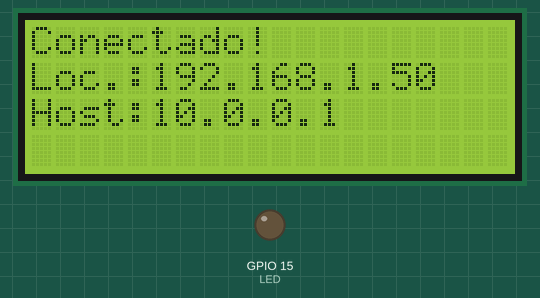
A sketch run on a simulated ESP32. Shown: 20×4 character LCD, output pins drawn as LEDs (lit = HIGH). WiFi joins after 1.5 s; servers stay silent unless stated; what the sketch prints to the serial monitor is not drawn.

Above: at 1.7 s.
At 2.7 s:
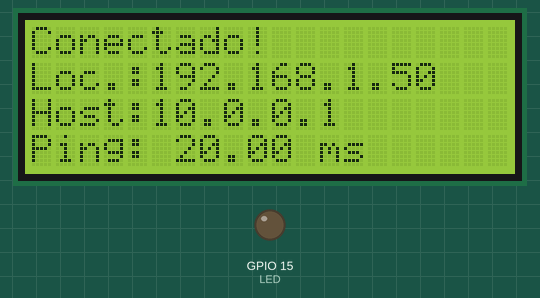

Measured:
- what the display in image 0 shows lasts 1.1 s, from 1.6 s to 2.7 s

The sketch:

ex22_ESP32_ping.ino
```cpp
/* VIGÉSIMO SEGUNDO EXEMPLO (ESP32 E PING)
   DANIEL RODRIGUES DE SOUSA 03/10/2024
   PROJETO DISPONÍVEL EM: https://wokwi.com/projects/481679856380836865 */

#include <WiFi.h>               // Inclui a biblioteca para gerenciamento da conexão Wi-Fi no ESP32
#include <ESPping.h>            // Inclui a biblioteca para envio de pacotes ICMP Echo Request (Ping)
#include <LiquidCrystal_I2C.h>  // Inclui a biblioteca para controle do display LCD via interface I2C

#define COLUNAS 20  // Define o número de colunas do display LCD
#define LINHAS  4   // Define o número de linhas do display LCD

#define LED     15  // Define o pino GPIO 15 conectado ao LED indicador

const char *ssid     = "Wokwi-GUEST";  // Define o nome (SSID) da rede Wi-Fi
const char *password = "";             // Define a senha da rede Wi-Fi (vazia para rede aberta)

bool flag_inicializacao = 0;  // Flag para alternância visual durante a tentativa de conexão Wi-Fi

LiquidCrystal_I2C lcd(0x27, COLUNAS, LINHAS);  // Instancia o objeto do display LCD 20x4 no endereço I2C 0x27

const char *host = "www.google.com";  // Define o nome de domínio (host) de destino para resolução DNS e Ping
IPAddress   ip;                       // Armazena o endereço IPv4 resolvido do servidor de destino

void setup()
{
  pinMode(LED, OUTPUT);           // Configura o pino do LED indicador como saída

  Serial.begin(115200);           // Inicializa a comunicação serial com taxa de 115200 bps

  lcd.init();                     // Inicializa a comunicação e os registradores do display LCD
  lcd.backlight();                // Liga a luz de fundo (backlight) do display LCD

  WiFi.begin(ssid, password);     // Inicia a tentativa de conexão com a rede Wi-Fi especificada

  while(WiFi.status() != WL_CONNECTED)          // Aguarda até que a conexão Wi-Fi seja estabelecida
  {
    delay(500);                                 // Aguarda 500 ms entre as verificações de estado da rede
    lcd.setCursor(0, 0);                        // Posiciona o cursor na coluna 0, linha 0 do display LCD
    if(flag_inicializacao)                      // Verifica o estado da flag para alternar o texto no LCD
    {
      lcd.print("Conectando...");               // Exibe a mensagem de conexão em andamento
    }
    else                                        // Caso contrário, apaga a linha para criar efeito de pisca
    {
      lcd.print("             ");               // Limpa os caracteres da mensagem anterior no display LCD
    }

    Serial.print(".");                          // Imprime um ponto no monitor serial indicando progresso
    flag_inicializacao = !flag_inicializacao;   // Inverte o estado lógico da flag de sinalização
  }

  Serial.println("\nConectado");  // Exibe confirmação de conexão Wi-Fi no monitor serial
  Serial.print("IP: ");           // Exibe o rótulo do endereço IP no monitor serial
  Serial.println(WiFi.localIP()); // Exibe o endereço IP local atribuído ao ESP32

  lcd.clear();                    // Limpa todos os caracteres do display LCD
  lcd.setCursor(0, 0);            // Posiciona o cursor na coluna 0, linha 0
  lcd.print("Conectado!");        // Exibe a confirmação de conexão no display LCD
  lcd.setCursor(0, 1);            // Posiciona o cursor na coluna 0, linha 1
  lcd.print("Loc.:");             // Exibe o rótulo do endereço IP local no display LCD
  lcd.print(WiFi.localIP());      // Exibe o endereço IP local no display LCD

  if(WiFi.hostByName(host, ip))                 // Consulta o servidor DNS para resolver o endereço IP do domínio
  {
    Serial.print("IP do site ");                // Exibe o texto introdutório no monitor serial
    Serial.print(host);                         // Exibe o nome do host consultado
    Serial.print(" eh: ");                      // Exibe o conector textual no monitor serial
    Serial.println(ip);                         // Exibe o endereço IPv4 resolvido do host

    lcd.setCursor(0, 2);                        // Posiciona o cursor na coluna 0, linha 2 do display LCD
    lcd.print("Host:");                         // Exibe o rótulo do endereço IP do servidor de destino
    lcd.print(ip);                              // Exibe o endereço IPv4 do host no display LCD
  }
  else                                          // Caso ocorra falha na resolução de nomes (DNS)
  {
    Serial.println("Falha ao resolver o nome do domínio");  // Exibe mensagem de erro de DNS no monitor serial
    while(1);                                   // Mantém o sistema travado em loop infinito em caso de falha
  }
}

void loop()
{
  if(Ping.ping(host))                           // Envia pacotes ICMP Echo Request e verifica se houve resposta do host
  {
    lcd.setCursor(0, 3);                        // Posiciona o cursor na coluna 0, linha 3 do display LCD
    lcd.print("Ping: ");                        // Exibe o rótulo do tempo de resposta no display LCD
    lcd.print(Ping.averageTime());              // Exibe a latência média medida em milissegundos no display LCD
    lcd.print(" ms");                           // Exibe a unidade de tempo (ms) no display LCD
    Serial.print(Ping.averageTime());           // Exibe a latência média medida no monitor serial
    Serial.println(" ms");                      // Exibe a unidade de tempo e quebra de linha no monitor serial
  }
  else                                          // Caso o servidor de destino não responda ao pacote ICMP
  {
    Serial.println("Sem resposta do host.");    // Exibe mensagem de falha de comunicação no monitor serial
  }
}
```
